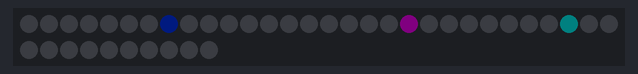
Recording of a sketch running on a simulated Arduino Uno, built with avr-gcc and run on an emulated ATmega328P. Parts: 40 RGB LEDs in strip order, left to right, continuing on the next row. Dim RGB values are drawn brighter than linear; random numbers use the default seed unless the sketch sets one.

Above: at 2.15 s.
At 6.76 s:
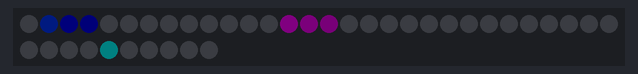
At 11.34 s:
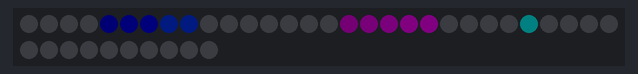
At 21.03 s:
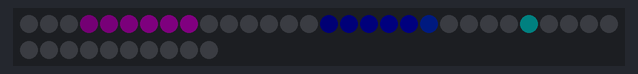
At 30.43 s:
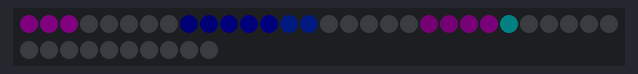
At 39.82 s:
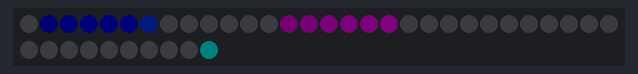

The sketch:

pixeltastic.ino
```cpp
#include <Adafruit_NeoPixel.h>

#include "segment_models.h"
#include "segment_views.h"
#include "themes.h"


// Initialize

#define PIN 4
#define LED_COUNT 84

#define MINDS_EYE_START 0
#define HALO_RING_START 24

#define EYE_LED_COUNT 24
#define HALO_LED_COUNT 60

#define THEME_SWITCH_DELAY 5000 // Milliseconds

Adafruit_NeoPixel led_strip = Adafruit_NeoPixel (40, PIN, NEO_GRB + NEO_KHZ800);


// Create containers for sections of your LED strands/circles.

StripView  outer_ring = StripView (led_strip,  0, 24);
StripView  inner_ring = StripView (led_strip, 24, 16);
StripView  whole_loop = StripView (led_strip,  0, 40);

void setup ()
{
  // Aways give your project a safe boot delay so you can re-upload code when:
  //   - it uses too much current when your LEDs are too bright
  //   - the serial doesn't respond because of some timing issue

  delay(2000);

  led_strip.begin ();

  inner_ring.motion_blur_time = 0;
  outer_ring.motion_blur_time = 20;
  whole_loop.motion_blur_time = 0;

  inner_ring.clear_amount = 255;
  outer_ring.clear_amount = 1;
  whole_loop.clear_amount = 0;

  Theme::switch_every (THEME_SWITCH_DELAY);
}


// Main Loop

void loop ()
{
  // Switch themes every {x} seconds
  //Theme::switch_every (THEME_SWITCH_DELAY);

  // TODO abstract a way to clear each layers pixel values (with opacity)
  outer_ring.clear ();
  inner_ring.clear ();
  whole_loop.clear ();

  // Update the spots
  outer_ring.update ();
  inner_ring.update ();
  whole_loop.update ();


  // Draw the spots.
  outer_ring.draw ();
  inner_ring.draw ();
  whole_loop.draw ();

  led_strip.show ();
}
```

segment_models.cpp
```cpp
#include "segment_models.h"


/*** Spot Methods *********************************************/

// Base Spot Constructor

Spot::Spot (double n_position, uint8_t n_width, uint32_t n_color):
  _position (n_position),
  _width    (n_width),
  _color    (n_color), /* Initializer list */
  _speed    (1.0),
  amplitude (1.0),
  _offset   (0.0),
  _fluid_width (0.0),
  fixed_width  (true)
{
}


// Virtual update to be implemented by subclasses

void Spot::update () { }

int modulo(int dividend, int divisor)
{
    int remainder = dividend % divisor;

	if(remainder < 0) {
		return remainder + divisor;
	}

	return remainder;
}

// Return a 0.0 to 1.0 scaled over {speed} + {offset} seconds

double Spot::percent ()
{
	double percent = modulo((unsigned long)((millis() * _speed) + (_offset*1000)), 1000) / 1000.0;
	return percent;
}

// Accessors

double Spot::position()
{
	return _position;
}

double Spot::position(double n_position)
{
	return _position = n_position;
}


uint8_t Spot::width()
{
	return _width;
}

uint8_t Spot::width(int n_width)
{
	fixed_width = true;
	return _width = n_width;
}

double Spot::width(double n_width)
{
	fixed_width = false;
	return _fluid_width = n_width;
}

double Spot::fluid_width()
{
	return _fluid_width;
}


uint32_t Spot::color()
{
	return _color;
}

uint32_t Spot::color(uint32_t n_color)
{
	return _color = n_color;
}


double Spot::offset()
{
	return _offset;
}

double Spot::offset(double n_offset)
{
	return _offset = n_offset;
}


double Spot::speed()
{
	return _speed;
}

double Spot::speed(double n_speed)
{
	return _speed = n_speed;
}

/*** Circler Methods ******************************************/

// Circler Constructor

Circler::Circler (double n_position, uint8_t n_width, uint32_t n_color):
  Spot(n_position, n_width, n_color) /* Base Class Constructor */
{
  start_position = _position;
}


// Scale from 0 to 1 once a second

void Circler::update ()
{
  _position = percent () + start_position;
}


/*** Wobbler Methods ******************************************/

// Wobbler Constructor

Wobbler::Wobbler (double n_position, uint8_t n_width, uint32_t n_color):
  Spot(n_position, n_width, n_color) /* Base Class Constructor */
{
  start_position = _position;
}


void Wobbler::update ()
{
  // Scale from 0 to 6.28 every second
  _position = percent () * M_PI * 2;

  // Scale -1/1 to 0/1
  _position  = (sin(_position) + 1) * 0.5;
  _position *= amplitude;
  _position += start_position;
}


/*** Pulsar Methods ******************************************/

// Pulsar Constructor

Pulsar::Pulsar (double n_position, uint8_t n_width, uint32_t n_color):
  Spot(n_position, n_width, n_color) /* Base Class Constructor */
{
  start_color = _color;
}

Pulsar::Pulsar ( ):
  Spot(0.0, 1, led_strip.Color (5, 0, 5)) /* Base Class Constructor */
{
  start_color = _color;
}

uint32_t Pulsar::color(uint32_t n_color)
{
	start_color = n_color;
	return _color = n_color;
}

void Pulsar::update ()
{
  double value = percent () * M_PI * 2;

  // Scale -1/1 to 0/1
  value = (sin(value) + 1) * 0.5;

  // Extract original r g b
  uint8_t r,g,b;

  r = (uint8_t)(start_color >> 16),
  g = (uint8_t)(start_color >>  8),
  b = (uint8_t)(start_color >>  0);

  // Dim brightness
  _color = led_strip.Color (r * value, g * value, b * value);
}


/*** Grower Methods ******************************************/

// Grower Constructor

Grower::Grower (double n_position, uint8_t n_width, uint32_t n_color):
  Spot(n_position, n_width, n_color) /* Base Class Constructor */
{
	// FIXME fluid width version
  start_width = _width;
}

void Grower::update ()
{
  double value = percent () * M_PI * 2;

  // Scale -1/1 to 0/1
  value = (sin(value) + 1) * 0.5;

  // Width 0 to 10
  _width = value * start_width;

}


/*** Warper Methods ********************************************/

Warper::Warper ( ):
  Spot(0.0, 1, led_strip.Color (5, 0, 5)) /* Base Class Constructor */
{
	tick_start = millis();
}


void Warper::update ()
{
	if(millis() - tick_start > _speed * 1000)
	{
		tick_start = millis();
		_position = static_cast <float> (rand()) / static_cast <float> (RAND_MAX);
	}
}

/*** Colortron Methods ********************************************/

Colortron::Colortron ():
  Spot(0.0, 1, led_strip.Color (5, 0, 5)) /* Base Class Constructor */
{
	tick_start = millis();
}

double Colortron::offset(double n_offset)
{
	// FIXME call parent setter first
	tick_start = millis() - (n_offset * 1000);
	return _offset = n_offset;
}

void Colortron::update ()
{
	// TODO take into account offset (for chained delays) and amplitude (variation)
	// FIXME avoid 'start' time issues by always using a sin of mod 1000 ?
	if(millis() - tick_start > _speed * 1000)
	{
		tick_start = millis();

		_color = led_strip.Color (rand() % 10, rand() % 10, rand() % 10);
	}
}
```

segment_models.h
```cpp
#include "Arduino.h"
#include <Adafruit_NeoPixel.h>

#ifndef SEGMENT_MODELS
#define SEGMENT_MODELS

extern Adafruit_NeoPixel led_strip; /* FIXME temporary global */

int modulo(int, int);

// Spot class: Everything is derived from this static spot

class Spot {
 public:

  // Variables
  double   _position;
  double   _speed;
  double   amplitude;
  double   _offset;
  uint8_t  _width;
  double   _fluid_width;
  bool     fixed_width;
  uint32_t _color;

  double   start_position;
  uint8_t  start_width;
  uint32_t start_color;

  uint64_t tick_start;

  // Constructor
  Spot (double, uint8_t, uint32_t);

  // Methods
  virtual void update ();
  double percent ();

  // Accessors
  double   position (double);
  double   position ();

  double   width (double);
  uint8_t  width (int);
  uint8_t  width ();
  double   fluid_width ();

  uint32_t color (uint32_t);
  uint32_t color ();

  double   offset (double);
  double   offset ();

  double   speed ();
  double   speed (double);
};


// Circler draws itself in a loop along your strip or around the circle

class Circler : public Spot {
 public:

  // Constructor
  Circler (double, uint8_t, uint32_t);

  // Methods
  void update ();
};


// Wobbler uses a sin wave to move back and forth

class Wobbler : public Spot {
 public:

  // Constructor
  Wobbler (double, uint8_t, uint32_t);

  // Methods
  void update ();
};


// Pulsar uses a sin wave to fade in and out

class Pulsar : public Spot {
 public:

  // Constructor
  Pulsar (double, uint8_t, uint32_t);
  Pulsar ( );

  // Methods
  void update ();

  uint32_t color(uint32_t);
};


// Grower uses a sin wave to grow and shrink width

class Grower : public Spot {
 public:

  // Constructor
  Grower (double, uint8_t, uint32_t);

  // Methods
  void update ();
};


// Colortron grabs random colors each cycle and has fluid width

class Colortron : public Spot {
 public:

  // Constructor
  Colortron ();

  // Methods
  void update ();
  double offset(double);
};


// Warper picks random locations each cycle

class Warper : public Spot {
 public:

  // Constructor
  Warper ();

  // Methods
  void update ();
};

#endif
```

segment_views.cpp
```cpp
#include "segment_views.h"


// Replacement for C 'remainder' % operator that has continuous behavior instead of mirror/flipped about 0

// StripView Constructor

StripView::StripView (Adafruit_NeoPixel& n_strip, uint8_t n_starting_led, uint8_t n_length):
  strip (n_strip),
  starting_led (n_starting_led),
  length (n_length),
  spot_count (0), /* Initializer list */
  last_clear_time (0),
  motion_blur_time (0),
  clear_amount (1)
{
}


// Add spot to list of spots for this view

void StripView::add (Spot *spot)
{
  spots[spot_count] = spot;
  spot_count++;
}


// Update all spots

void StripView::update ()
{
  for(int i = 0; i < spot_count; i++)
  {
    spots[i]->update ();
  }
}


void StripView::draw ()
{
  /* TODO figure out where strip view and spot view separate for drawing logic.. does spot view create the dots and colors and then strip over lays those pixels into its buffer (additive or whatever) */

  // Draw every spot
  for (uint8_t i = 0; i < spot_count; i++)
  {
	// FIXME uint8 limits size for larger projects.
	uint16_t width;

	// Fluid (0.0->1.0) vs Fixed (pixel count) widths
	if(spots[i]->fixed_width)
	{
		width = spots[i]->width();
	}
	else
	{
		width = spots[i]->fluid_width() * length;
	}

    // For width of the spot
    for (uint16_t w = 0; w < width; w++)
    {
      // Map position to strip
      int16_t view_position = int(spots[i]->position() * length) + w;

      // Center width
      view_position -= width/2;

      // Wrap around the segment
	  // TODO add_at for color blending
      draw_at (modulo(view_position,length) + starting_led, spots[i]->color());

	  // Render into next pixel
    }
  }
}


// Clear strip

void StripView::clear ()
{
  if(millis() - last_clear_time > motion_blur_time) {
	  last_clear_time = millis();

	  for(uint8_t i = starting_led; i < (starting_led+length); i++)
	  {
		uint32_t start_color = strip.getPixelColor (i);
		uint8_t r,g,b;

		r = (uint8_t)(start_color >> 16),
		g = (uint8_t)(start_color >>  8),
		b = (uint8_t)(start_color >>  0);

		if(r - clear_amount < 0) { r = 0; } else { r -= clear_amount; }
		if(g - clear_amount < 0) { g = 0; } else { g -= clear_amount; }
		if(b - clear_amount < 0) { b = 0; } else { b -= clear_amount; }
		uint32_t color = strip.Color (r, g, b);

		strip.setPixelColor (i, color);
	  }
  }
}

// TODO draw and clear into virtual buffers so that motion blur is per view and all views are blended

// Draw a color into the strip

void StripView::draw_at (uint8_t position, uint32_t color)
{
  strip.setPixelColor (position, color);
}


// Add color into the strip

void StripView::add_at (uint8_t position, uint32_t color)
{
  uint32_t added_colors = add_colors (color, strip.getPixelColor (position));
  strip.setPixelColor (position, added_colors);
}


// Blend two colors together

uint32_t StripView::add_colors (uint32_t color1, uint32_t color2)
{
  uint8_t r1,g1,b1;
  uint8_t r2,g2,b2;
  uint8_t r3,g3,b3;

  r1 = (uint8_t)(color1 >> 16),
  g1 = (uint8_t)(color1 >>  8),
  b1 = (uint8_t)(color1 >>  0);

  r2 = (uint8_t)(color2 >> 16),
  g2 = (uint8_t)(color2 >>  8),
  b2 = (uint8_t)(color2 >>  0);


  return strip.Color (constrain (r1+r2, 0, 255), constrain (g1+g2, 0, 255), constrain (b1+b2, 0, 255));
}


// Prepare for a new theme

void StripView::unload_theme ()
{
  for(int i = 0; i < spot_count; i++)
  {
    delete spots[i];
  }
  spot_count = 0;
}
```

segment_views.h
```cpp
#include "Arduino.h"
#include <Adafruit_NeoPixel.h>

#include "segment_models.h"

#ifndef SEGMENT_VIEWS
#define SEGMENT_VIEWS

// StripView takes care of rendering all of the spots and interpreting their positions from 0 to 1 into the strips length. This way the spot models don't know anything specific about how they will end up being shown in the view.

class StripView {
 public:

  // Variables
  Adafruit_NeoPixel &strip;
  uint8_t starting_led;
  uint8_t length;

  Spot *spots[10];
  uint8_t spot_count;

  uint32_t last_clear_time;
  uint32_t motion_blur_time;
  uint8_t  clear_amount;

  // Constructor
  StripView (Adafruit_NeoPixel&, uint8_t, uint8_t);


  // Methods
  void add (Spot*);
  void update ();
  void draw   ();
  void clear  ();
  void draw_at (uint8_t, uint32_t);
  void  add_at (uint8_t, uint32_t);
  uint32_t add_colors (uint32_t, uint32_t);
  void unload_theme ();
};

#endif
```

Source omitted: themes.h (7954 bytes)
